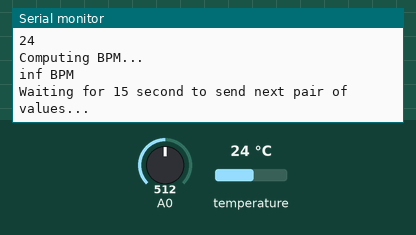
The sketch below on a simulated ESP8266 (NodeMCU). On the bench: the last lines printed to the serial monitor. The inputs (shaded band) are chosen by the test bench; at power-on: temperature 24 °C, A0 = 512.

Above: at 3.3 s.
3.4 s: temperature set to 12 °C
At 4.2 s:
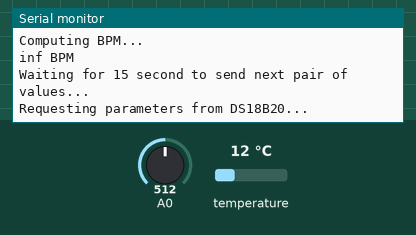
5.9 s: temperature set to 19 °C
At 6.5 s:
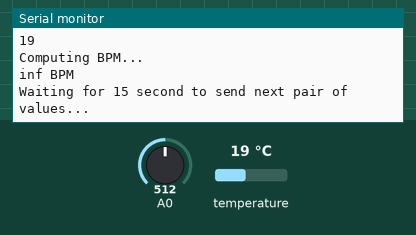
Timing chart, 0 to 8.9 s (numbered marks = the images above; inputs shaded):
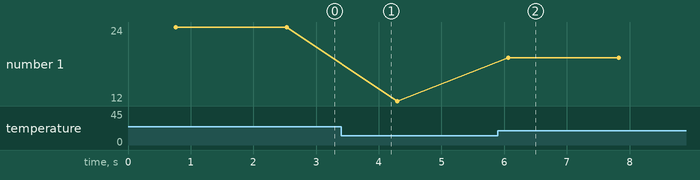

The sketch:

FANX37VJQCOHSO6.ino
```cpp
//Temperature libraries
#include <OneWire.h>
#include <DallasTemperature.h>
//WiFi library
#include <ESP8266WiFi.h>

//DS18B20 data pin
#define ONE_WIRE_BUS 2 // D4

//Temperature library objects' creation
OneWire oneWire(ONE_WIRE_BUS);
DallasTemperature sensors(&oneWire);

//Heart rate sensor realted declarations
int UpperThreshold = 518;
int LowerThreshold = 490;
int reading = 0;
float BPM = 0.0;
bool IgnoreReading = false;
bool FirstPulseDetected = false;
unsigned long FirstPulseTime = 0;
unsigned long SecondPulseTime = 0;
unsigned long PulseInterval = 0;


//Credentials
const char *ssid =  "JTL Faiba";
const char *pass =  "Ndetto@321";
const char* server = "https://fourth-year-eb7e4.firebaseio.com/";


//ESP8266 WiFi library object
WiFiClient client;

void setup()
{
  //Setup baud rate for communication
  Serial.begin(115200);

}

void loop()
{
  //Request temperature sensor's value
  Serial.println("\nRequesting parameters from DS18B20...");
  sensors.requestTemperatures();
//  Serial.println("DONE");
  int temp = sensors.getTempCByIndex(0);
    Serial.print(temp);

  //Serial.print((char)176);//shows degrees character

  //Computing BPM
  Serial.println("\nComputing BPM...");
  reading = analogRead(0);
  if(reading > UpperThreshold && IgnoreReading == false)
  {
    if(FirstPulseDetected == false)
    {
      FirstPulseTime = millis();
      FirstPulseDetected = true;
    }
    else
    {
      SecondPulseTime = millis();
      PulseInterval = SecondPulseTime - FirstPulseTime;
      FirstPulseTime = SecondPulseTime;
    }
    IgnoreReading = true;
  }
  if(reading < LowerThreshold)
  {
    IgnoreReading = false;
  }
  BPM = (1.0/PulseInterval) * 60.0 * 10000;
  /*Serial.print(reading);
    Serial.print("\t");
    Serial.print(PulseInterval);
    Serial.print("\t");*/
  Serial.print(BPM);
  Serial.println(" BPM");


  Serial.println("Waiting for 15 second to send next pair of values...");
  delay(1000);
}
```

Measured:
- after the input at 5.9 s, the serial monitor: prints a new line after 0.16 s (image 2)
- plotted number 1: 24 → 12 after the input at 3.4 s, 12 → 19 after the input at 5.9 s
